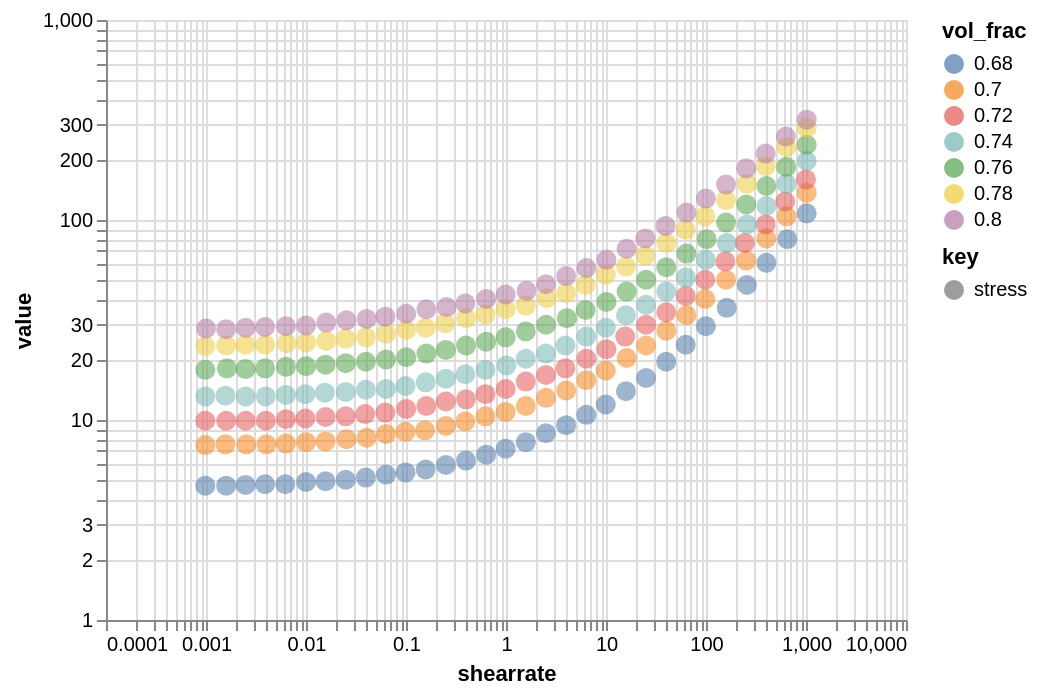

Vega-Lite specification stored for this chart:
### Vega-Lite specification from a JSON file in a GitHub repository (floating-point values rounded to 4 significant figures; data arrays with more than 128 entries replaced by an {"elided": "..."} marker saying what was removed)
{"$schema": "https://vega.github.io/schema/vega-lite/v5.json", "config": {"view": {"continuousHeight": 300, "continuousWidth": 400}}, "data": {"name": "data-e0b1c30ca791ad18cf56a69a83bf009c"}, "datasets": {"data-e0b1c30ca791ad18cf56a69a83bf009c": {"elided": "217 records"}}, "description": "{\"name\": \"Fig2_Dekker2018\", \"figure_number\": 2, \"title\": \"Scaling of flow curves Comparison between experiments and simulations\", \"year\": 2018, \"doi\": \"10.1016/j.jnnfm.2018.08.006\", \"author\": \"Riande I. Dekker and Maureen Dinkgreve and Henri de Cagny and Dion J. Koeze and Brian P. Tighe and Daniel Bonn\", \"sample\": \"castor oil concentrated emuslions\", \"unit_x\": \"s-1\", \"unit_y\": \"Pa\", \"solvent_viscosity\": \"0.00089\"}", "encoding": {"color": {"field": "vol_frac", "type": "nominal"}, "opacity": {"field": "key", "type": "nominal"}, "tooltip": [{"field": "vol_frac", "type": "nominal"}, {"field": "shearrate", "type": "quantitative"}, {"field": "key", "type": "nominal"}, {"field": "value", "type": "quantitative"}], "x": {"field": "shearrate", "scale": {"type": "log"}, "type": "quantitative"}, "y": {"field": "value", "scale": {"type": "log"}, "type": "quantitative"}}, "mark": {"size": 100, "type": "circle"}, "transform": [{"fold": ["stress", "Viscosity"]}]}
